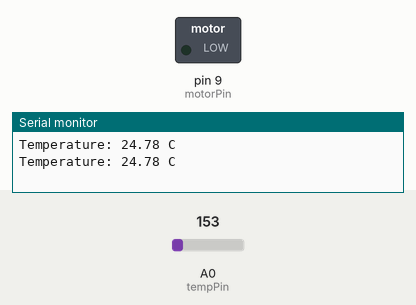
A sketch run on a simulated Arduino Uno, built with avr-gcc and run on an emulated ATmega328P. Shown: switched loads named in the sketch (green lamp = pin HIGH), the last lines printed to the serial monitor. The test bench sets the inputs (shaded band); at power-on: A0 (tempPin) = 153.

Above: at 1.8 s.
1.9 s: A0 (tempPin) set to 182
At 2.4 s:
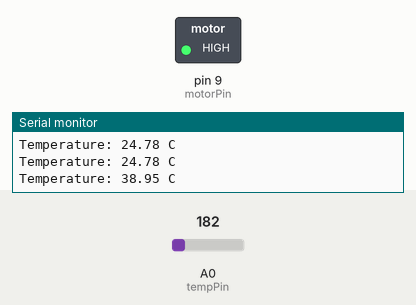
3.5 s: A0 (tempPin) set to 133
At 5.2 s:
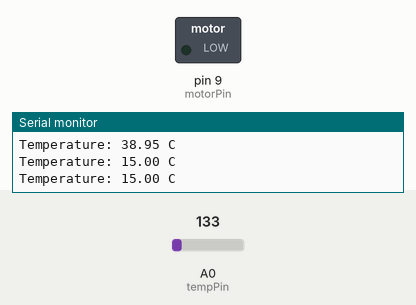
5.5 s: A0 (tempPin) set to 165
At 6.8 s:
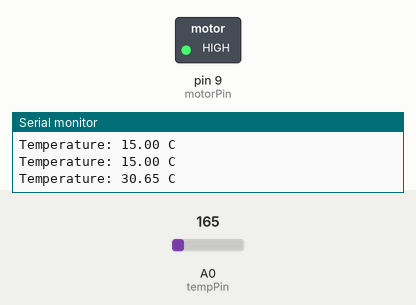
Timing chart, 0 to 8.5 s (numbered marks = the images above; inputs shaded):
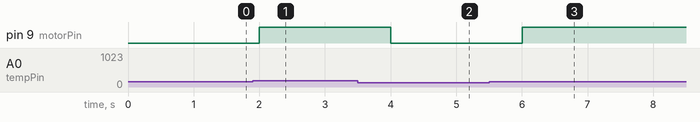

The sketch:

temp.ino
```cpp
const int tempPin = A0;
const int motorPin = 9;

void setup() {
  pinMode(motorPin, OUTPUT);
  Serial.begin(9600);
}

void loop() {

  int sensorValue = analogRead(tempPin);

  float voltage = sensorValue * 5.0 / 1023.0;

  float temperature = (voltage - 0.5) * 100.0;

  Serial.print("Temperature: ");
  Serial.print(temperature);
  Serial.println(" C");

  if (temperature > 30) {
    digitalWrite(motorPin, HIGH);
  } else {
    digitalWrite(motorPin, LOW);
  }

  delay(1000);
}
```

Measured:
- the behaviour switches between 163 and 164 on A0 (tempPin) (found by bisection; images 0 and 1)
- after the input at 1.9 s, pin 9 (motorPin): LOW → HIGH after 0.10 s
- after the input at 3.5 s, pin 9 (motorPin): HIGH → LOW after 0.50 s
- after the input at 5.5 s, pin 9 (motorPin): LOW → HIGH after 0.51 s
